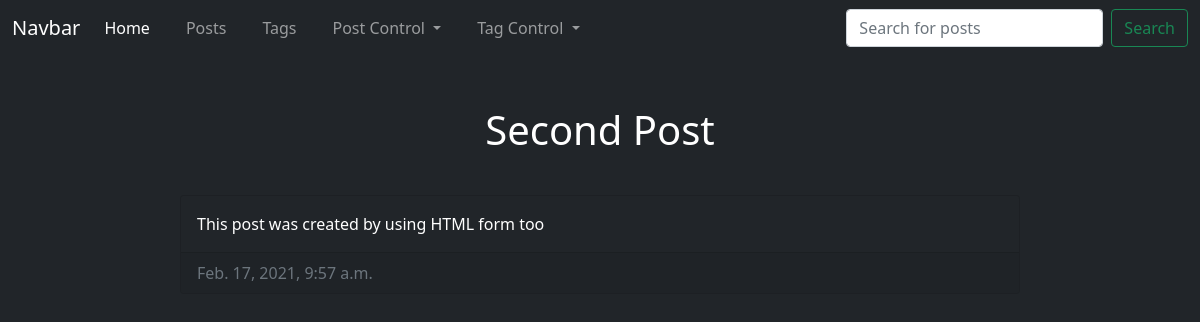
/home/posts/second-post-5144482/, run on the app's committed database.
### core/models.py (models this page shows, shortened)
class Post(models.Model):
  title = models.CharField(max_length=100, db_index=True, blank=False)
  slug = models.SlugField(max_length=100, unique=True, blank=True)
  text = models.TextField(blank=False)
  creation_date = models.DateTimeField(auto_now_add=True, blank=False)
  tags = models.ManyToManyField('Tag',  related_name='posts', blank=True)

### core/views.py (the view)
# urls.py: path('home/posts/<str:slug>/', display_post_details, name='display_post_details'),
def display_post_details(request, slug):
  context = {
    'post': Post.objects.get(slug__iexact=slug),
    'path': get_path(request),
    'search_placeholder': 'Search for posts',
  }
  return render(request, 'core/display_post_details.html', context=context)

### core/views.py (called while the page is built)
def get_path(request):
  urls = [i for i in request.path.split('/') if i != '']
  path = [i.title() for i in urls if i != '']
  links = []
  temp_path = '/'
  for url_part in urls:
    temp_path += url_part + '/'
    try:
      links.append(resolve(temp_path).view_name)
    except Resolver404:
      pass
  return zip(path, links)

### core/templates/core/display_post_details.html
{% extends 'core/core_base.html' %}
{% block main_content %}
  <div class="postContainer bg-dark" style="display: grid; width: 70%; margin: 25px auto">
    <h1 class="card-title text-white" style="margin: auto; padding: 25px">{{ post.title }}</h1>
    <div class="card text-white bg-dark ml-5 mt-3">
      <div class="card-body">
        <p class="card-text">{{ post.text }}</p>
      </div>
      <div class="card-footer text-muted"> {{ post.creation_date }} </div>
    </div>
  </div>
{% endblock %}

### data on the page
Post: title "Second Post", text "This post was created by using HTML form too", creation_date "Feb. 17, 2021, 9:57 a.m."
